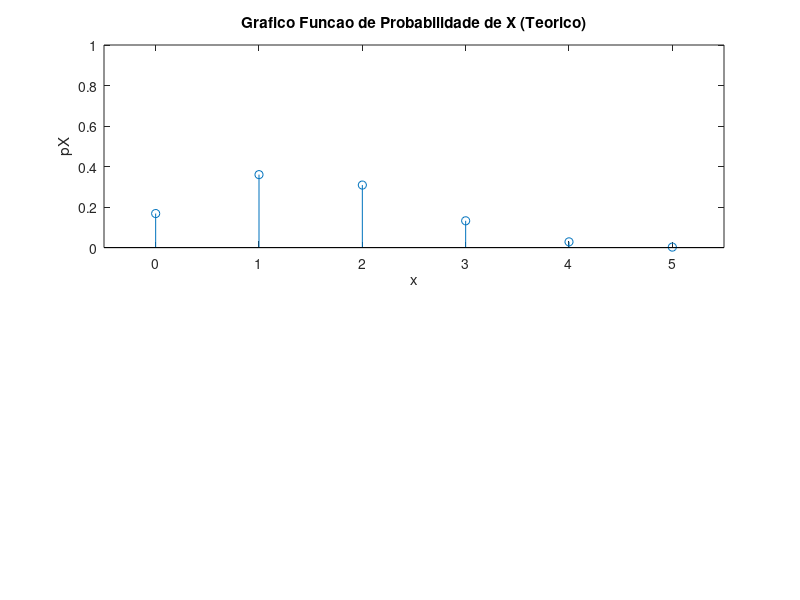

Reproduce this figure in MATLAB. (Note: this script raises an error after producing the figure.)
%Ex 4.
clear all;
clf;
close;

% Prob("peca ser defeituosa") = 30%

%X = # de pecas defeituosas numa amostra de 5 pecas escolhidas aleatoriamente

%Sx = {0, 1, 2, 3, 4, 5}

% Podemos considerar que X demonstra uma distribuicao biniomial visto que podemos 
%considerar que e constituido por varias experiencias de bernoulli onde sucesso
%corresponde a "sair uma peca defeituosa"

%% a)

%Analiticamente:

%Como X e uma variavel Binomial: %pX(k) = nCk * p^k * (1-p)^(n-k) = n! / (k! * (n-k)!) * p^k * (1-p)^(n-k)

pXTeorica = zeros(1,6);
n = 5;   %Numero de pecas escolhidas
p = 3/10; %Probabilidade da peca ser defeituosa (=30/100 = 30%)

for k=0 : 5
  i = k+1;
  nCk = factorial(n)/(factorial(k) * factorial(n-k));
  pXTeorica(i) = nCk * p^k * (1-p)^(n-k);
end

pXTeorica;

figure(1);
hold on;

x = 0:5;

subplot(2,2,[1,2]);

stem(x,pXTeorica);

axis([-0.5 5.5 0 1]);
xlabel('x');
ylabel('pX');
title("Grafico Funcao de Probabilidade de X (Teorico)");

%Por Simulacao

N = 1e5;
pXSim = zeros(1,6);

for k=0 : 5
  i = k+1;
  pXSim(i) = fMassaProb(N,p,k,n);
end

subplot(2,2,[3,4]);

stem(x,pXSim);

axis([-0.5 5.5 0 1]);
xlabel('x');
ylabel('pX');
title("Grafico Funcao de Probabilidade de X (Simulado)");


%%%%%%%%%%%%%%%%%%%%%%%%%%%%%%%%%%%%%%%%%%%%%%


%% b)

%Analiticamente:
fprintf("Analiticamente:\n");

p = pXTeorica(1) + pXTeorica(2) + pXTeorica(3);
fprintf("P(Termos no maximo 2 pecas defeituosas) = %f\n",p);

%Por Simulacao
fprintf("\nPor Simulacao:\n");

p = pXSim(1) + pXSim(2) + pXSim(3);
fprintf("P(Termos no maximo 2 pecas defeituosas) = %f\n",p);


